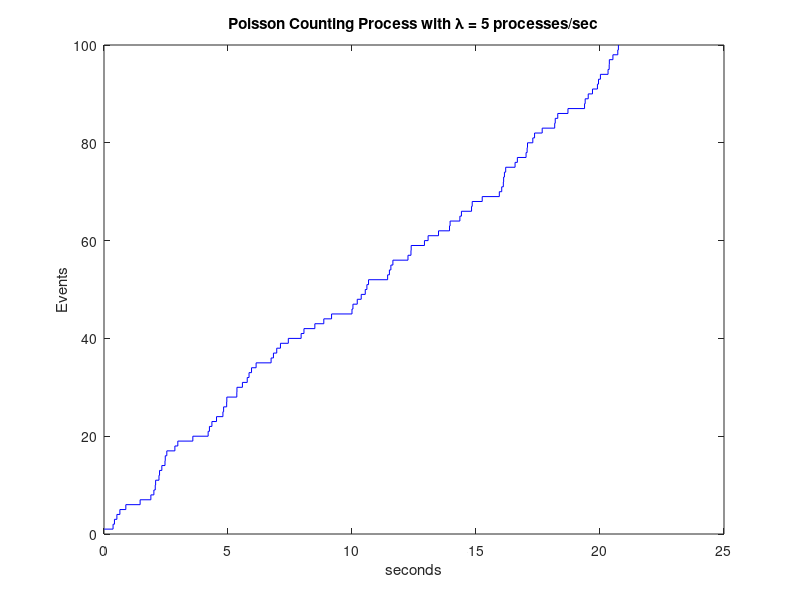
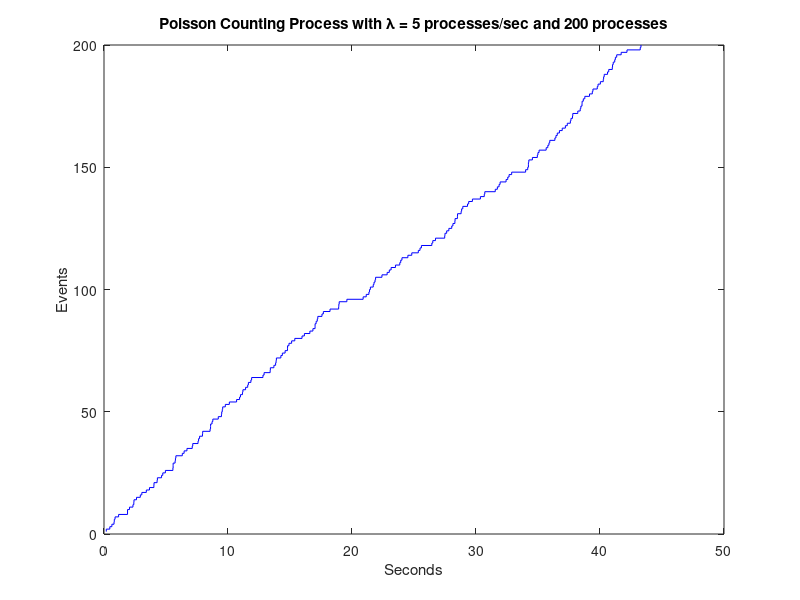
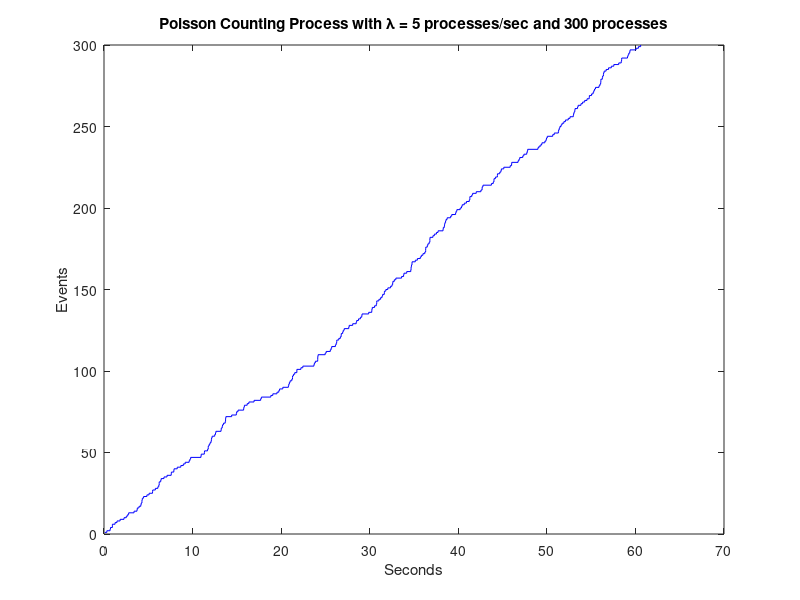
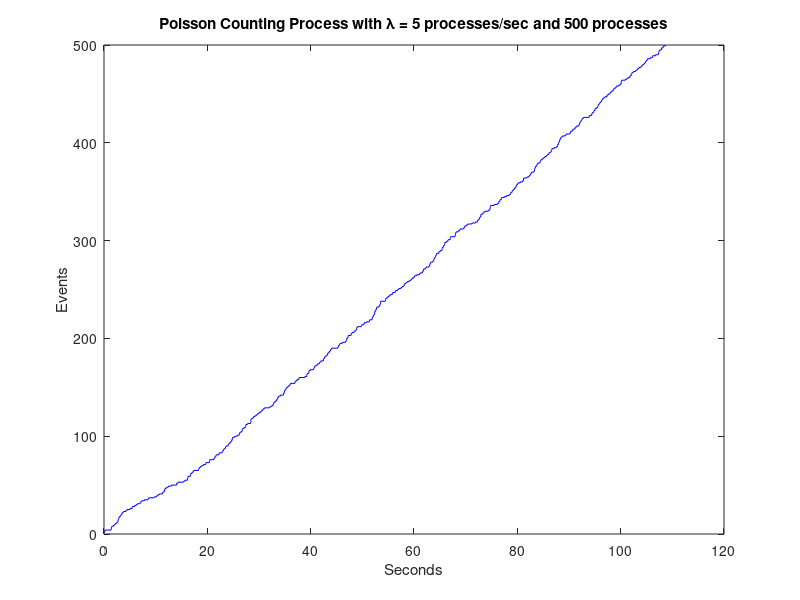

Write MATLAB code to recreate these figures, in order.
clc;
clear all;
close all;

# Poisson Counting Process
# Task A
lambda = 5;
N = exprnd(1/lambda,1,100);
time = ones(100,1);
for i = 1:99
  N(i+1) = N(i+1)+N(i);
  time(i+1) = time(i+1)+time(i);
 endfor
figure(1);
stairs(N,time,color='b');
title("Poisson Counting Process with λ = 5 processes/sec");
ylabel("Events");
xlabel("seconds");

# Task B
# i)
lambda = 5;
event_num = 200; # the proposed number of events
N = exprnd(1/lambda,1,event_num);
time = ones(event_num,1);
for i = 1:(event_num-1)
  N(i+1) = N(i+1)+N(i);
  time(i+1) = time(i+1)+time(i);
endfor

figure(2);
stairs(N,time,color='b');
title(sprintf("Poisson Counting Process with λ = 5 processes/sec and %d processes",event_num));
ylabel("Events");
xlabel("Seconds");
display(sprintf("Approximation for %d events : %f",event_num,event_num/N(event_num)));
# ii)
lambda = 5;
event_num = 300; # the proposed number of events
N = exprnd(1/lambda,1,event_num);
time = ones(event_num,1);
for i = 1:(event_num-1)
  N(i+1) = N(i+1)+N(i);
  time(i+1) = time(i+1)+time(i);
endfor

figure(3);
stairs(N,time,color='b');
title(sprintf("Poisson Counting Process with λ = 5 processes/sec and %d processes",event_num));
ylabel("Events");
xlabel("Seconds");
display(sprintf("Approximation for %d events : %f",event_num,event_num/N(event_num)));
# iii)
lambda = 5;
event_num = 500; # the proposed number of events
N = exprnd(1/lambda,1,event_num);
time = ones(event_num,1);
for i = 1:(event_num-1)
  N(i+1) = N(i+1)+N(i);
  time(i+1) = time(i+1)+time(i);
endfor

figure(4);
stairs(N,time,color='b');
title(sprintf("Poisson Counting Process with λ = 5 processes/sec and %d processes",event_num));
ylabel("Events");
xlabel("Seconds");
display(sprintf("Approximation for %d events : %f",event_num,event_num/N(event_num)));
# iv)
lambda = 5;
event_num = 1000; # the proposed number of events
N = exprnd(1/lambda,1,event_num);
time = ones(event_num,1);
for i = 1:(event_num-1)
  N(i+1) = N(i+1)+N(i);
  time(i+1) = time(i+1)+time(i);
endfor

figure(5);
stairs(N,time,color='b');
title(sprintf("Poisson Counting Process with λ = 5 processes/sec and %d processes",event_num));
ylabel("Events");
xlabel("Seconds");
display(sprintf("Approximation for %d events : %f",event_num,event_num/N(event_num)));
# v)
lambda = 5;
event_num = 10000; # the proposed number of events
N = exprnd(1/lambda,1,event_num);
time = ones(event_num,1);
for i = 1:(event_num-1)
  N(i+1) = N(i+1)+N(i);
  time(i+1) = time(i+1)+time(i);
endfor

figure(6);
stairs(N,time,color='b');
title(sprintf("Poisson Counting Process with λ = 5 processes/sec and %d processes",event_num));
ylabel("Events");
xlabel("Seconds");
display(sprintf("Approximation for %d events : %f",event_num,event_num/N(event_num)));
